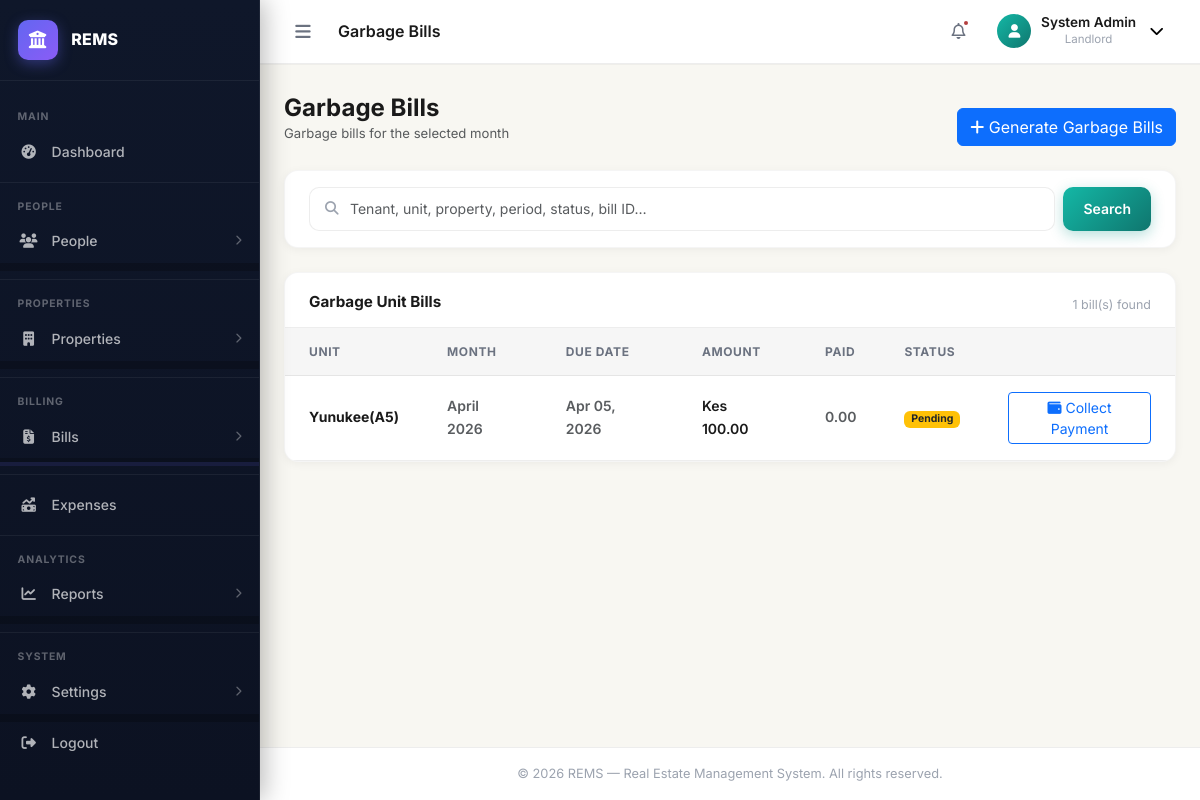
Page /payments/garbage-bills/ (signed in) on the earlier database version.
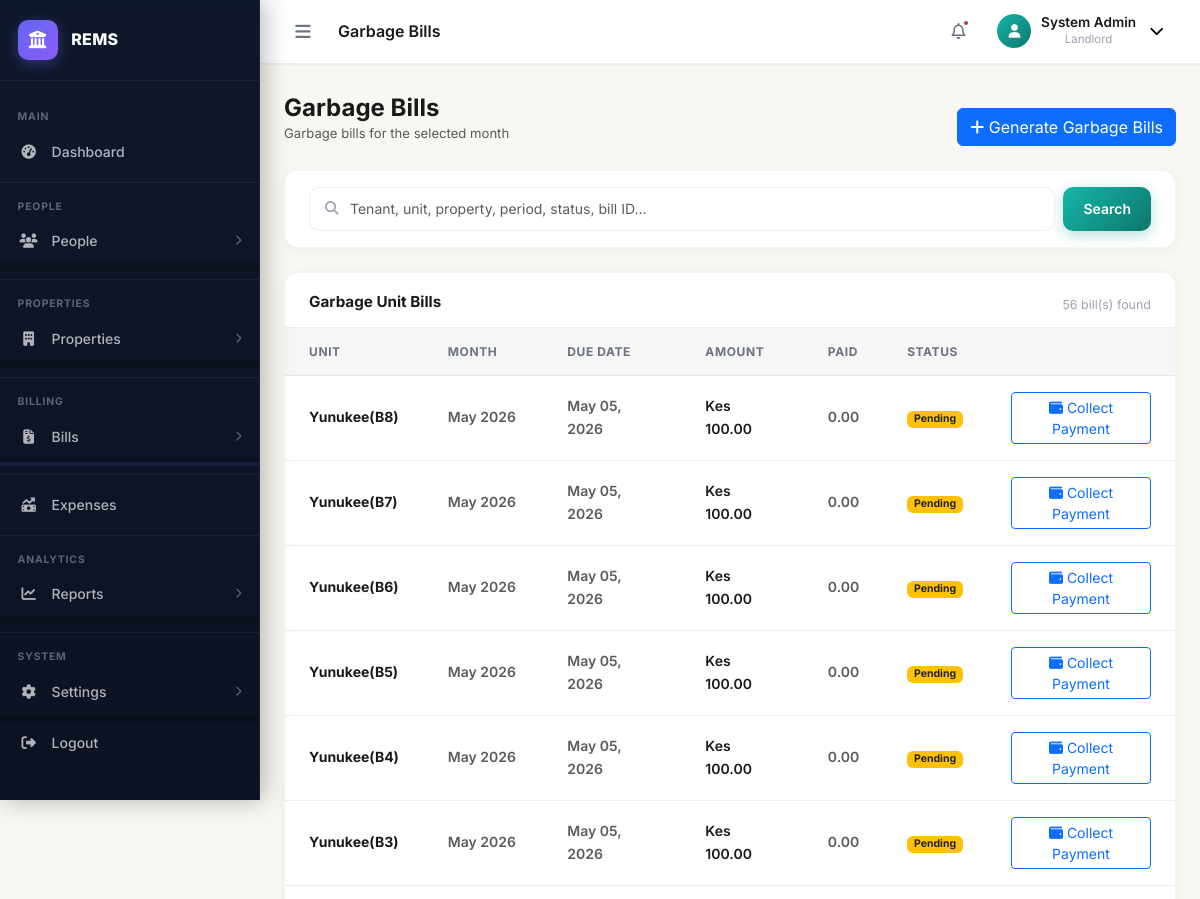
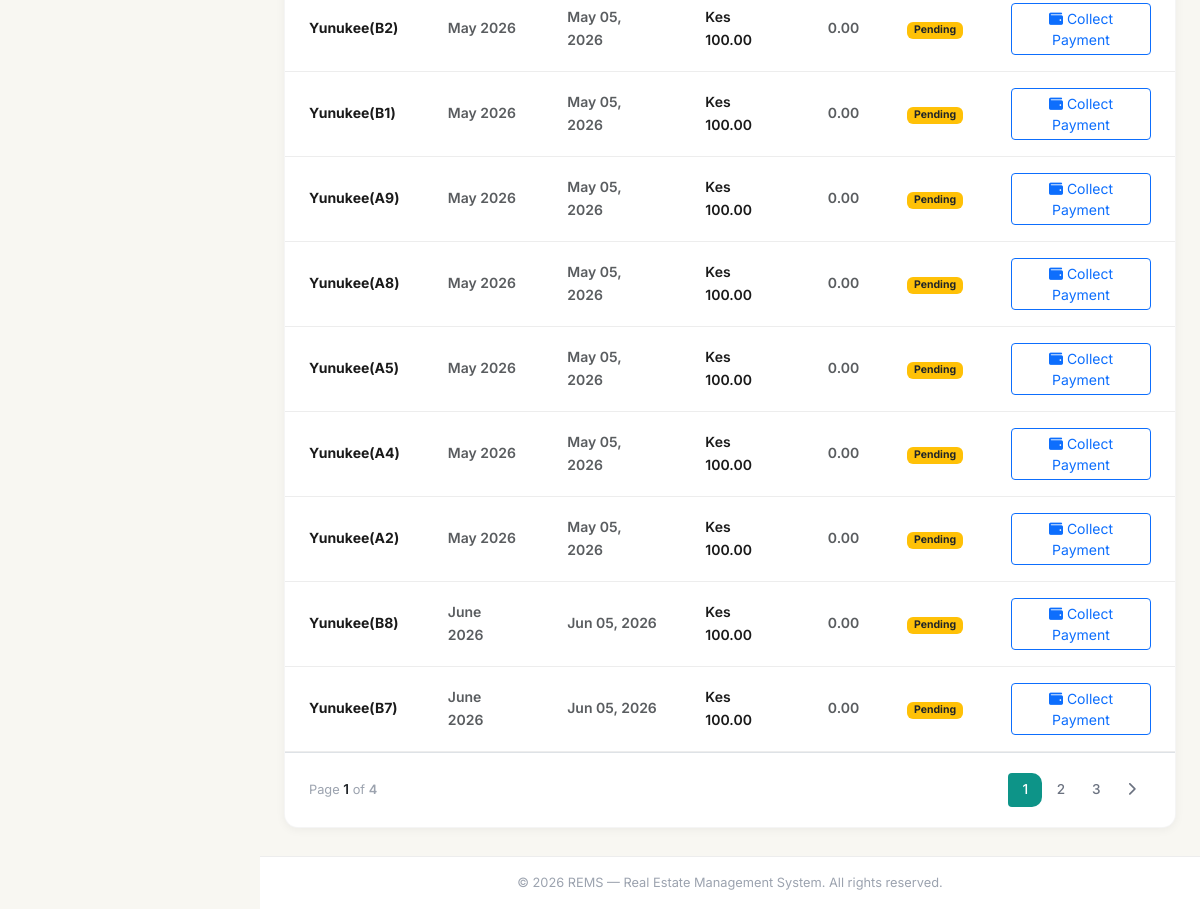
Same page on the later database version (2 pictures, top to bottom).
### apps/payments/models.py (models this page shows)
class GarbageBill(AbstractBaseModel):
    unit = models.ForeignKey("properties.PropertyUnit", on_delete=models.SET_NULL, null=True, blank=True, related_name="garbagebills")
    tenant = models.ForeignKey("tenants.Tenant", on_delete=models.SET_NULL, null=True, blank=True, related_name="garbagebills")
    amount_expected = models.DecimalField(max_digits=10, decimal_places=2)
    amount_paid = models.DecimalField(max_digits=10, decimal_places=2, default=Decimal("0.00"))
    due_date = models.DateField(null=True, blank=True)
    status = models.CharField(max_length=255, choices=PaymentStatuses.choices(), default=PaymentStatuses.PENDING.value)
    fully_paid = models.BooleanField(default=False)
    month = models.ForeignKey("core.Month", on_delete=models.SET_NULL, null=True, blank=True, related_name="garbagebills")
    year = models.ForeignKey("core.Year", on_delete=models.SET_NULL, null=True, blank=True, related_name="garbagebills")
    def balance(self):
        return self.amount_expected - self.amount_paid

### apps/properties/models.py (models this page shows, shortened)
class PropertyUnit(AbstractBaseModel):
    property = models.ForeignKey(Property, on_delete=models.CASCADE, related_name="propertyunits")
    name = models.CharField(max_length=255)
    rent = models.DecimalField(max_digits=10, decimal_places=2, default=Decimal("0.00"))
    is_occupied = models.BooleanField(default=False)
    floor = models.CharField(max_length=255, null=True, blank=True, default="1")  # models.PositiveIntegerField(default=1)
    unit_type = models.CharField(max_length=255, null=True, blank=True)
    tenant = models.OneToOneField("tenants.Tenant", on_delete=models.SET_NULL, null=True, blank=True, related_name="tenantunit")
    status = models.CharField(max_length=255, null=True, blank=True)
    security_deposit = models.DecimalField(max_digits=10, decimal_places=2, default=Decimal("0.00"))
    water_meter_number = models.CharField(max_length=255, null=True, blank=True)
    electricity_meter_number = models.CharField(max_length=255, null=True, blank=True)
    water_price = models.DecimalField(max_digits=10, decimal_places=2, default=Decimal("200.00"))

class Property(AbstractBaseModel):
    owner = models.ForeignKey("users.User", on_delete=models.CASCADE)
    name = models.CharField(max_length=255)
    phone_number = models.CharField(max_length=255, null=True, blank=True)
    description = models.TextField(null=True)
    address = models.CharField(max_length=255, null=True)
    city = models.CharField(max_length=255)
    country = models.CharField(max_length=255)
    units = models.PositiveIntegerField()
    house_manager = models.ForeignKey("users.User", on_delete=models.SET_NULL, null=True, blank=True, related_name="managedproperties")
    garbage_charge = models.DecimalField(max_digits=10, decimal_places=2, default=Decimal("130.00"))
    water_charge = models.DecimalField(max_digits=10, decimal_places=2, default=Decimal("250.00"))

### apps/core/models.py (models this page shows, shortened)
class AbstractBaseModel(models.Model):
    created_at = models.DateTimeField(auto_now_add=True)
    updated_at = models.DateTimeField(auto_now=True)
    is_active = models.BooleanField(default=False)
    class Meta:
        abstract = True

class Month(AbstractBaseModel):
    name = models.CharField(max_length=255)
    year = models.ForeignKey(Year, on_delete=models.CASCADE, related_name="months")

class Year(AbstractBaseModel):
    name = models.CharField(max_length=255)

### apps/payments/garbage_bills/views.py (the view, shortened to what this page needs)
# urls.py: path("garbage-bills/", GarbageBillsView.as_view(), name="garbage-bills"),
class GarbageBillsView(LoginRequiredMixin, ListView):
    model = GarbageBill
    template_name = "garbage_bills/garbage_bills.html"
    context_object_name = "garbage_bills"
    paginate_by = 15
    def get_queryset(self):
        qs = (
            GarbageBill.objects.filter(fully_paid=False)
            .select_related(
                "unit",
                "unit__property",
                "tenant",
                "tenant__user",
                "month",
                "year",
            )
        )
        search_query = (self.request.GET.get("search") or "").strip()
        return qs.order_by("-created_at")
    def get_context_data(self, **kwargs):
        context = super().get_context_data(**kwargs)
        context["search_query"] = (self.request.GET.get("search") or "").strip()
        context["units"] = PropertyUnit.objects.all()
        context["months"] = MONTHS_LIST
        context["years"] = Year.objects.all()
        context["properties"] = Property.objects.all()
        return context

### templates/garbage_bills/garbage_bills.html (shortened to what this page needs)
{% extends "base.html" %}
{% load static %}
{% block page_title %}Garbage Bills{% endblock %}
{% block content %}
<div class="d-flex align-items-center justify-content-between mb-4 flex-wrap gap-2">
    <div>
        <h1 class="fs-4 fw-bold mb-0">Garbage Bills</h1>
        <p class="text-muted mb-0" style="font-size:.82rem">Garbage bills for the selected month</p>
    </div>
    <a data-bs-toggle="modal" data-bs-target="#generateGarbageBillsModal" class="btn btn-primary mt-3">
        <i class="fa-solid fa-plus"></i> Generate Garbage Bills
    </a>
</div>
<div class="rems-card mb-4">
    <div class="rems-card__body py-3">
        <form method="GET" class="d-flex gap-2 flex-wrap" role="search">
            <div class="search-wrap flex-grow-1">
                <i class="fa-solid fa-magnifying-glass search-icon"></i>
                <input type="text" name="search" value="{{ search_query }}" class="form-control search-input" placeholder="Tenant, unit, property, period, status, bill ID…" autocomplete="off">
            </div>
            <button type="submit" class="rems-btn rems-btn--primary">Search</button>
        </form>
    </div>
</div>
<div class="rems-card">
    <div class="rems-card__header">
        <h5 class="rems-card__title">Garbage Unit Bills</h5>
        <p class="rems-card__subtitle">{{ page_obj.paginator.count }} bill(s) found{% if search_query %} · search: {{ search_query }}{% endif %}</p>
    </div>
    <div class="table-responsive">
        <table class="rems-table">
            <thead>
                <tr>
                    <th>Unit</th>
                    <th>Month</th>
                    <th>Due Date</th>
                    <th>Amount</th>
                    <th>Paid</th>
                    <th>Status</th>
                    <th></th>
                </tr>
            </thead>
            <tbody>
                {% for bill in garbage_bills %}
                <tr>
                    <td class="fw-700">{{ bill.unit.property.name }}({{bill.unit.name}})</td>
                    <td class="text-muted fw-600">{{ bill.month.name }} {{bill.year.name}}</td>
                    <td class="text-muted fw-600">{{ bill.due_date|date:"M d, Y" }}</td>
                    <td class="fw-600">Kes {{ bill.amount_expected }}</td>
                    <td class="text-muted fw-600">{{ bill.amount_paid }}</td>
                    <td>
                        {% if bill.status == "Pending" %}
                        <span class="badge bg-warning text-dark">{{ bill.status }}</span>
                        {% elif bill.status == "Captured" %}
                        <span class="badge bg-success">{{ bill.status }}</span>
                        {% elif bill.status == "Confirmed" %}
                        <span class="badge bg-primary">{{ bill.status }}</span>
                        {% endif %}
                    </td>
                    <td>
                        {% if not bill.fully_paid %}
                        <button type="button" data-bs-toggle="modal" data-bs-target="#collectGarbageBillPaymentModal{{ bill.id }}" class="btn btn-sm btn-outline-primary">
                            <i class="fa-solid fa-wallet"></i> Collect Payment
                        </button>
                        {% endif %}
                    </td>
                </tr>
                {% endfor %}
            </tbody>
        </table>
    </div>
    {% if page_obj.has_other_pages %}
    <div class="rems-card__body border-top">
        {% include "partials/pagination.html" with page_obj=page_obj %}
    </div>
    {% endif %}
</div>
{% endblock %}

Differences in the rows shown:
no longer on this page (row unchanged): GarbageBill: unit.property.name "Yunukee", unit.name "A5", month.name "April", year.name "2026", due_date "Apr 05, 2026", amount_expected "100.00", amount_paid "0.00", status "Pending"
added GarbageBill: unit.property.name "Yunukee", unit.name "B8", month.name "May", year.name "2026", due_date "May 05, 2026", amount_expected "100.00", amount_paid "0.00", status "Pending"
added GarbageBill: unit.property.name "Yunukee", unit.name "B7", month.name "May", year.name "2026", due_date "May 05, 2026", amount_expected "100.00", amount_paid "0.00", status "Pending"
added GarbageBill: unit.property.name "Yunukee", unit.name "B6", month.name "May", year.name "2026", due_date "May 05, 2026", amount_expected "100.00", amount_paid "0.00", status "Pending"
added GarbageBill: unit.property.name "Yunukee", unit.name "B5", month.name "May", year.name "2026", due_date "May 05, 2026", amount_expected "100.00", amount_paid "0.00", status "Pending"
added GarbageBill: unit.property.name "Yunukee", unit.name "B4", month.name "May", year.name "2026", due_date "May 05, 2026", amount_expected "100.00", amount_paid "0.00", status "Pending"
added GarbageBill: unit.property.name "Yunukee", unit.name "B3", month.name "May", year.name "2026", due_date "May 05, 2026", amount_expected "100.00", amount_paid "0.00", status "Pending"
added GarbageBill: unit.property.name "Yunukee", unit.name "B2", month.name "May", year.name "2026", due_date "May 05, 2026", amount_expected "100.00", amount_paid "0.00", status "Pending"
added GarbageBill: unit.property.name "Yunukee", unit.name "B1", month.name "May", year.name "2026", due_date "May 05, 2026", amount_expected "100.00", amount_paid "0.00", status "Pending"
added GarbageBill: unit.property.name "Yunukee", unit.name "A9", month.name "May", year.name "2026", due_date "May 05, 2026", amount_expected "100.00", amount_paid "0.00", status "Pending"
added GarbageBill: unit.property.name "Yunukee", unit.name "A8", month.name "May", year.name "2026", due_date "May 05, 2026", amount_expected "100.00", amount_paid "0.00", status "Pending"
added GarbageBill: unit.property.name "Yunukee", unit.name "A5", month.name "May", year.name "2026", due_date "May 05, 2026", amount_expected "100.00", amount_paid "0.00", status "Pending"
added GarbageBill: unit.property.name "Yunukee", unit.name "A4", month.name "May", year.name "2026", due_date "May 05, 2026", amount_expected "100.00", amount_paid "0.00", status "Pending"
added GarbageBill: unit.property.name "Yunukee", unit.name "A2", month.name "May", year.name "2026", due_date "May 05, 2026", amount_expected "100.00", amount_paid "0.00", status "Pending"
added GarbageBill: unit.property.name "Yunukee", unit.name "B8", month.name "June", year.name "2026", due_date "Jun 05, 2026", amount_expected "100.00", amount_paid "0.00", status "Pending"
added GarbageBill: unit.property.name "Yunukee", unit.name "B7", month.name "June", year.name "2026", due_date "Jun 05, 2026", amount_expected "100.00", amount_paid "0.00", status "Pending"
Other differences:
{{ page_obj.paginator.count }}: "1" → "56"
{{ page_obj.number }}: (not shown) → "1"
{{ page_obj.paginator.num_pages }}: (not shown) → "4"
text now shown: "Page of"
new list line: "1"
new list line: "2"
new list line: "3"
